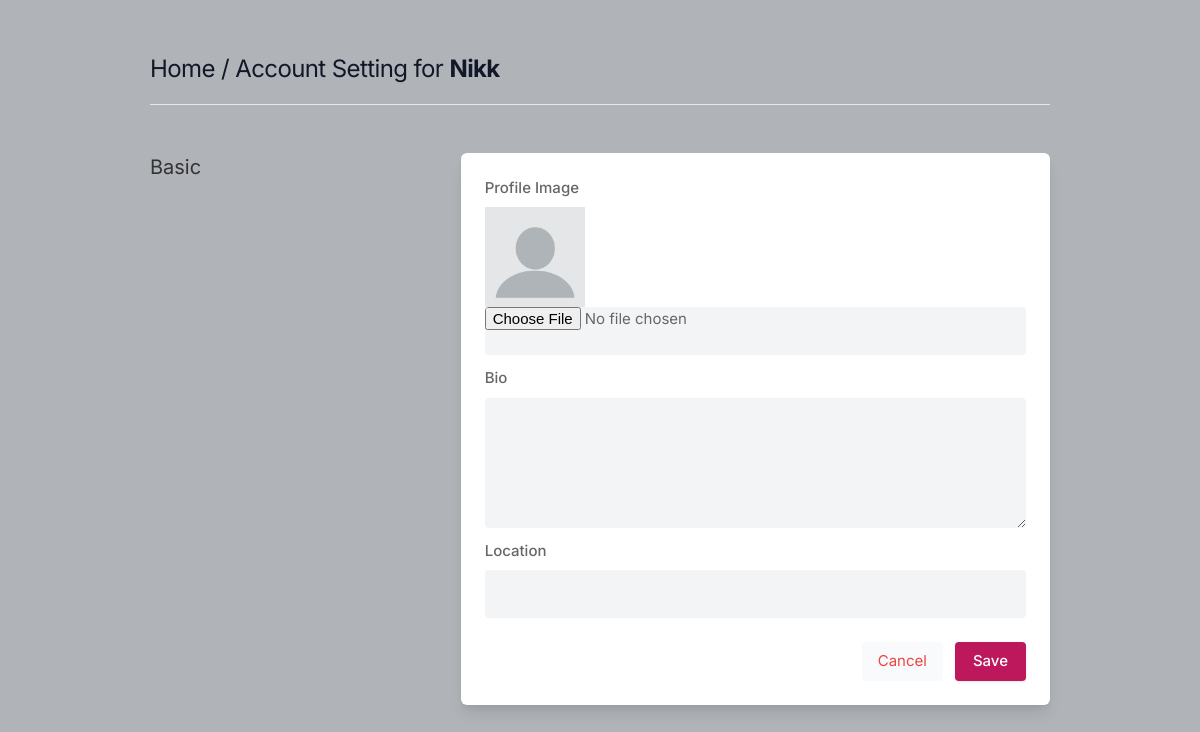
The page /settings (signed in) on the database as committed earlier.
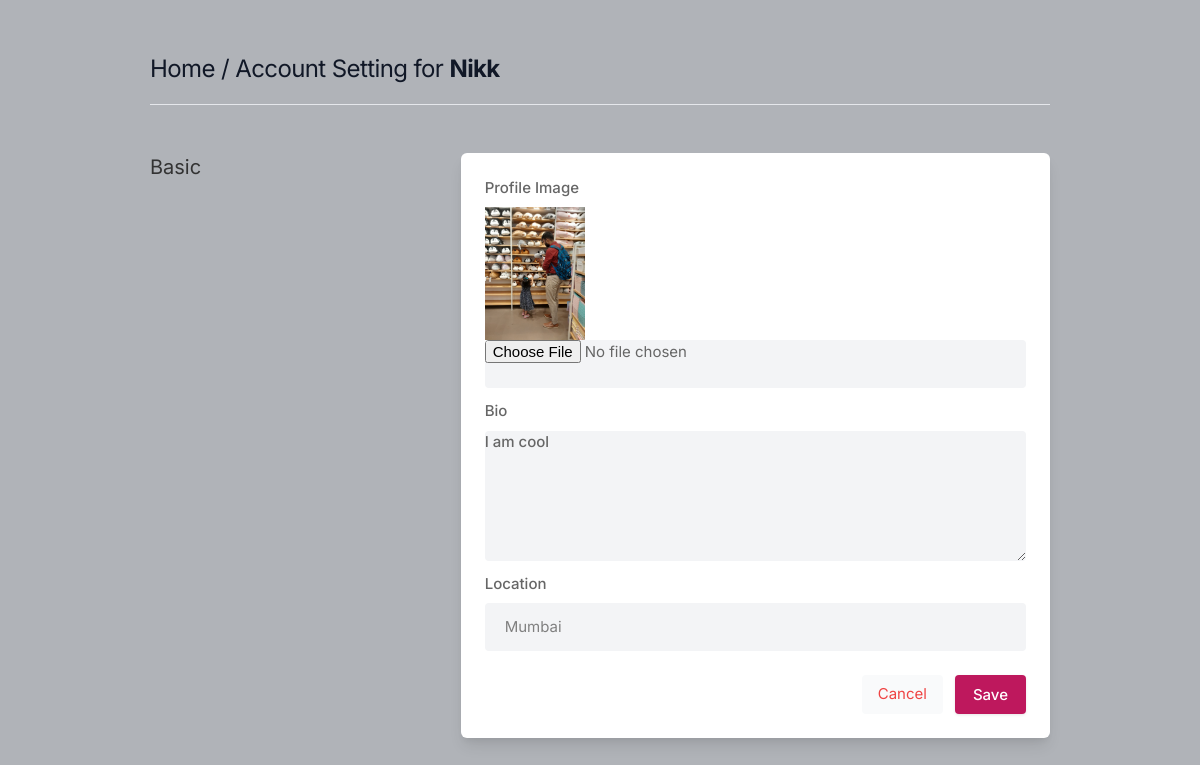
The same page on the database as committed later.
### core/models.py (models this page shows)
class Profile(models.Model):
    user=models.ForeignKey(User, on_delete=models.CASCADE) #this conne cts our profile model with user model of the django setup.
    id_user = models.IntegerField() #the user id that will be generated is of integer type
    bio = models.TextField(blank=True) #the bio is a textual field
    profileimg = models.ImageField(upload_to='profile_images', default='blank-profile-picture.png') # what this line of code does is that it makes a folder called profile pictures when the photo is added and if it is not added it gives the default profile picture
    location = models.CharField(max_length=100, blank=True) #character field with a maximum length of 100 characters and a blank field is allowed
    def __str__(self):
        return self.user.username # the following line of code is used to return this content as a string

### core/views.py (the view, shortened to what this page needs)
# urls.py: path('settings', views.settings, name='settings')
@login_required(login_url='signin')
def settings(request):
    user_profile= Profile.objects.get(user=request.user)
    print("Hi")
    print(user_profile)
    print(request.method)
    return render(request, "setting.html", {'user_profile':user_profile});

### templates/setting.html (shortened to what this page needs)
{% load static %}
<!DOCTYPE html>
<html lang="en">
<head>
    <link rel="stylesheet" href="{% static 'assets/css/icons.css' %}">
    <link rel="stylesheet" href="{% static 'assets/css/uikit.css' %}">
    <link rel="stylesheet" href="{% static 'assets/css/style.css' %}">
    <link rel="stylesheet" href="{% static 'assets/css/tailwind.css' %}">
</head>
<body>
            <div class="container m-auto">
                <h1 class="text-2xl leading-none text-gray-900 tracking-tight mt-3"> <a href="/">Home </a> / Account Setting for <b>{{user.username}}</b></h1>
                <br>
                <hr>
                <div class="grid lg:grid-cols-3 mt-12 gap-8">
                    <div>
                        <h3 class="text-xl mb-2"> Basic</h3>
                    </div>
                    <div class="bg-white rounded-md lg:shadow-lg shadow col-span-2">
                        <form action="" method="POST" enctype="multipart/form-data">
                       <div class="grid grid-cols-2 gap-3 lg:p-6 p-4">
                            <div class="col-span-2">
                                <label for="about">Profile Image</label>
                                <img height="100" width="100" src="{{user_profile.profileimg.url}}"/>
                                <input type="file" id="about" name="image" rows="3" value="" class="shadow-none bg-gray-100"></input>
                            </div>
                            <div class="col-span-2">
                                <label for="about">Bio</label>
                                <textarea id="about" name="bio" rows="3"  class="shadow-none bg-gray-100">{{user_profile.bio}}</textarea>
                            </div>
                            <div class="col-span-2">
                                <label for=""> Location</label>
                                <input type="text" name="location" placeholder="" class="shadow-none bg-gray-100" value="{{user_profile.location}}">
                            </div>
                       </div>
                       <div class="bg-gray-10 p-6 pt-0 flex justify-end space-x-3">
                           <button class="p-2 px-4 rounded bg-gray-50 text-red-500"> <a href="/">Cancel</a> </button>
                           <button type="submit" class="button bg-blue-700"> Save </button>
                        </form>
                       </div>
                    </div>
                    </div>
                    <br>
</body>
</html>

### static/assets/css/style.css (style rules this page uses)
body { background-color: #B0B3B8!important; }
button { vertical-align: middle; }
span.button, button.button { background-color: #be185d; top: 0; color: #fff; position: relative; padding: 8px 18px; line-height: 22px; position: relative; font-weight: 500; font-size: 15px; display: inline-block; -webkit-transition: all 0.2s ease-in-out; transition: all 0.2s ease-in-out; cursor: pointer; overflow: hidden; border: none; border-radius: 4px; -webkit-box-shadow: 0 1px 3px rgba(0, 0, 0, 0.1); box-shadow: 0 1px 3px rgba(0, 0, 0, 0.1); }
input { height: 48px; line-height: 48px; padding: 0 20px; outline: none; font-size: 15px; color: #808080; max-width: 100%; width: 100%; -webkit-box-sizing: border-box; box-sizing: border-box; display: block; font-weight: 400; opacity: 1; border-radius: 4px; border: none; -webkit-box-shadow: 0 1px 4px 0px rgba(0, 0, 0, 0.12); box-shadow: 0 1px 4px 0px rgba(0, 0, 0, 0.12); }
input[type="text"], input[type="password"], input[type="email"], input[type="number"] { height: 48px; line-height: 48px; padding: 0 20px; outline: none; font-size: 15px; color: #808080; max-width: 100%; width: 100%; -webkit-box-sizing: border-box; box-sizing: border-box; display: block; font-weight: 400; opacity: 1; border-radius: 4px; border: none; -webkit-box-shadow: 0 1px 4px 0px rgba(0, 0, 0, 0.12); box-shadow: 0 1px 4px 0px rgba(0, 0, 0, 0.12); }
textarea { height: 48px; line-height: 48px; padding: 0 20px; outline: none; font-size: 15px; color: #808080; margin: 0 0 16px 0; max-width: 100%; width: 100%; -webkit-box-sizing: border-box; box-sizing: border-box; display: block; background-color: #fff; font-weight: 500; opacity: 1; border-radius: 4px; border: none; -webkit-box-shadow: 0 1px 4px 0px rgba(0, 0, 0, 0.12); box-shadow: 0 1px 4px 0px rgba(0, 0, 0, 0.12); }
input { -webkit-transition: all 0.1s ease-in-out; transition: all 0.1s ease-in-out; }
::placeholder { color: #808080; opacity: 1; }
textarea { height: auto; line-height: 27px; padding: 20px; min-height: 130px; -webkit-transition: none !important; transition: none !important; min-width: 100%; }
label, legend { display: block; font-weight: bold; font-size: 15px; font-weight: 500; margin-bottom: 8px; }
button { border: none; margin: 0; padding: 0; width: auto; overflow: visible; background: transparent; color: inherit; font: inherit; line-height: normal; cursor: pointer; }
a { color: #be185d; -webkit-transition: 0.3s; transition: 0.3s; outline: none !important; }
button { outline: none !important; }
img { max-width: 100%; }
body { color: #666; font-size: 15px; line-height: 27px; background-color: #f0f2f5; font-family: "Inter", sans-serif; text-transform: none; }
h1, h2, h3, h4, h5, h6 { font-family: "Inter", sans-serif; text-transform: none; }
input[type="text"], input[type="password"], input[type="email"] { font-family: "Inter", sans-serif; text-transform: none; }
textarea, select { font-family: "Inter", sans-serif; text-transform: none; }
button, body .pac-container { font-family: "Inter", sans-serif; text-transform: none; }
h1, h2, h3, h4, h5, h6 { color: #333; font-weight: 500; margin: 0; padding: 0; }
h1 { font-size: 32px; }
h3 { font-size: 22px; }
b, strong { font-weight: 700 !important; }
@media (min-width: 1024px) { .container { max-width: 900px !important; padding-top: 45px; } }
.shadow-none { -webkit-box-shadow: none !important; box-shadow: none !important; }

Rows that differ between the two databases and show on the page:
changed Profile: profileimg: picture added in place of a placeholder; bio (not shown) → "I am cool"; location (not shown) → "Mumbai"
